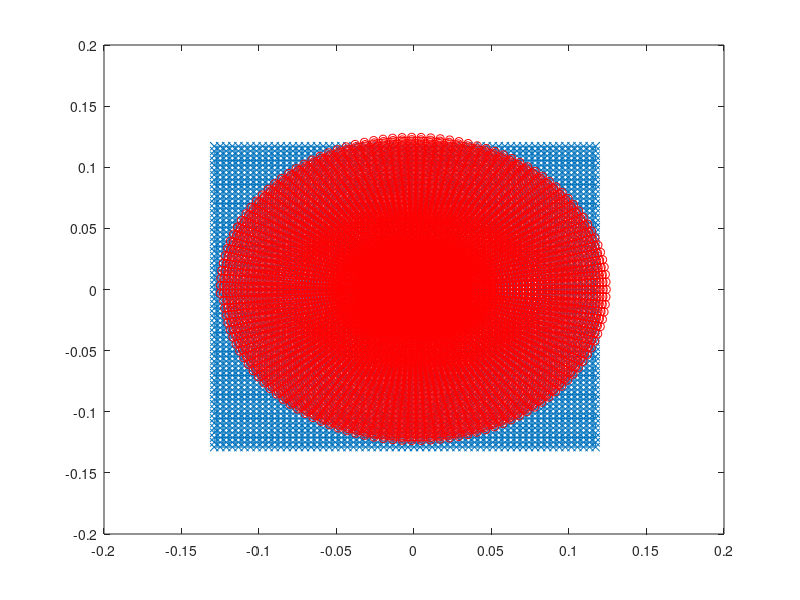

Write MATLAB code to recreate this figure.
nx=64;
ny=64;
dkx=1/(4*nx);
dky=1/(4*ny);

kx0=-round(nx/2 + 0.5)*dkx;
ky0=-round(ny/2 + 0.5)*dky;

idx=1;
kc=zeros(nx*ny,3);

%% EPI/GE stuff

for ky=0:(ny-1),
  for kx=0:(nx-1),
    if (mod(ky,2)==1),
      kc(idx,1)=(nx-1-kx)*dkx + kx0;   % EPI
%      kc(idx,1)=kx*dkx + kx0;  % standard GE
    else
      kc(idx,1)=kx*dkx + kx0;
    end
    kc(idx,2)=ky*dky + ky0;
    idx=idx+1;
  end
end
kc=kc.';
kepi=kc;

%%return;

%% Spiral EPI stuff

oversamp = 2;  % oversampling factor
kmax=max(nx*dkx/2,ny*dky/2);
nmax=max(nx,ny);
dtheta=2*pi/(2*nmax-1);
dr=kmax/(nx*ny)/oversamp;

kc=zeros(3,oversamp*nx*ny);
n=1:oversamp*(nx*ny);
kc(1,:)=n*dr.*cos(n*dtheta);
kc(2,:)=n*dr.*sin(n*dtheta);


%%% make a signal to test this with (a box of size lx, ly)
lx = 80;
ly = 100;
sig=sinc(kc(1,:)*lx).*sinc(kc(2,:)*ly);
sig=[sig ; 0*sig];


%% show k-space trajectory of spiral vs standard epi
plot(kepi(1,:),kepi(2,:),'-x')
hold on
plot(kc(1,:),kc(2,:),'ro-')


